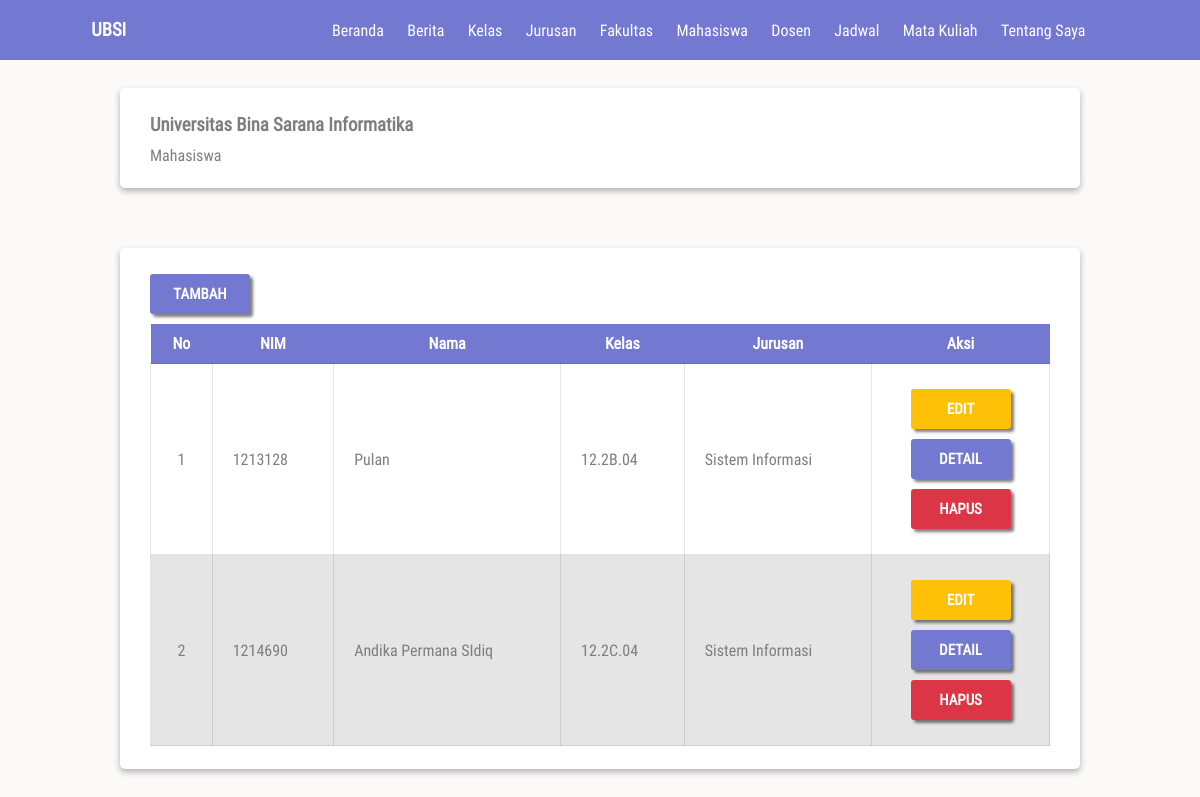
/views/admin/mahasiswa.php (signed in), run on an earlier commit of the app's database.
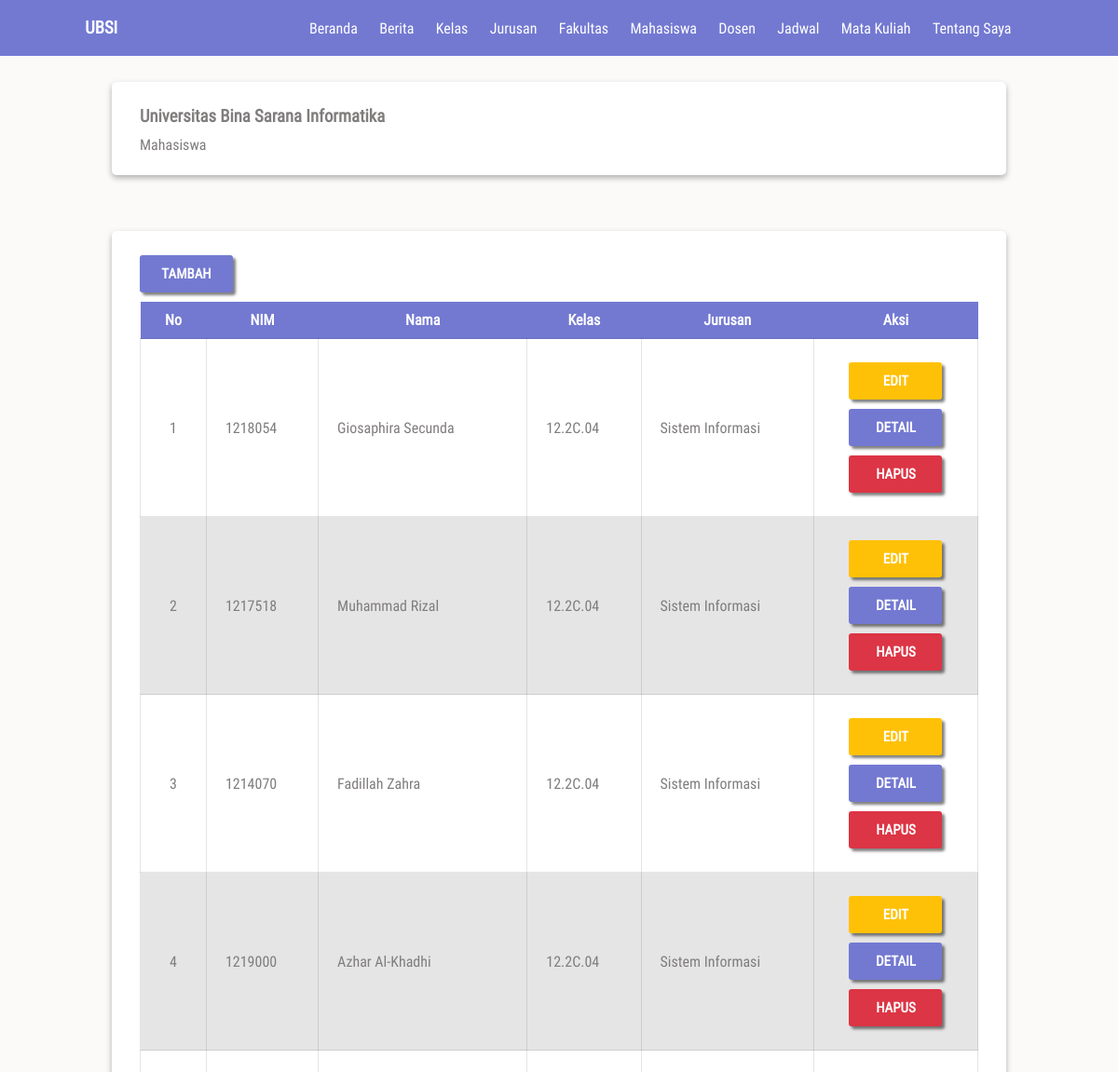
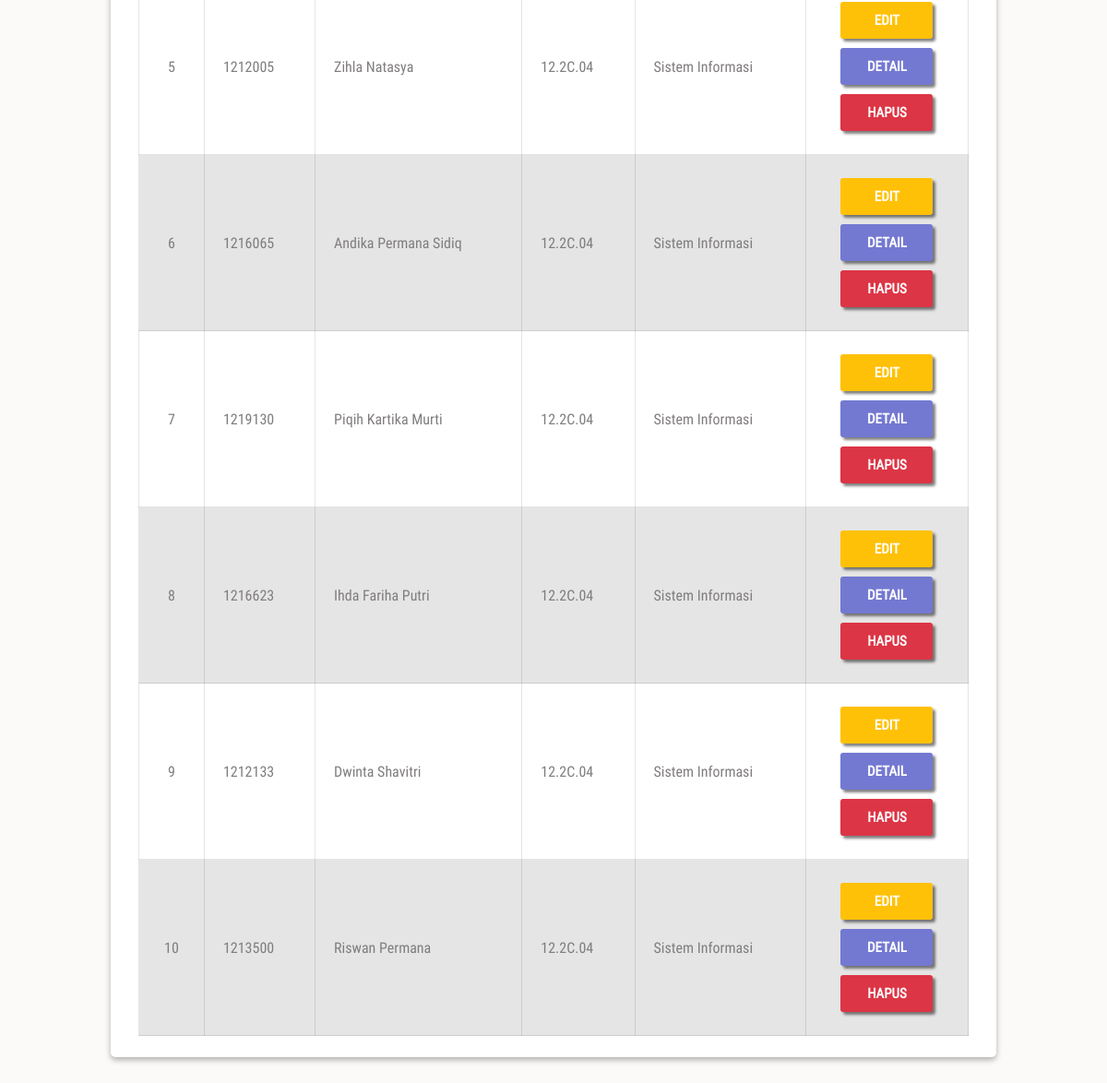
And on a later commit of the database (2 pictures, top to bottom).
### tables this page shows
CREATE TABLE `mahasiswa` (
  `idMahasiswa` char(15) NOT NULL,
  `NIM` char(15) NOT NULL,
  `password` varchar(25) NOT NULL,
  `nama` varchar(50) NOT NULL,
  `idKelas` char(15) DEFAULT NULL,
  `idJurusan` char(15) DEFAULT NULL,
  `idFakultas` char(15) DEFAULT NULL,
  `alamat` varchar(100) NOT NULL,
  `email` varchar(50) NOT NULL,
  `noTelepon` char(15) NOT NULL,
  `keterangan` varchar(10) NOT NULL DEFAULT 'mahasiswa',
  PRIMARY KEY (`idMahasiswa`),
  KEY `mahasiswa_ibfk_1` (`idKelas`),
  KEY `mahasiswa_ibfk_2` (`idJurusan`),
  KEY `mahasiswa_ibfk_3` (`idFakultas`),
  CONSTRAINT `mahasiswa_ibfk_1` FOREIGN KEY (`idKelas`) REFERENCES `kelas` (`idKelas`) ON DELETE CASCADE ON UPDATE CASCADE,
  CONSTRAINT `mahasiswa_ibfk_2` FOREIGN KEY (`idJurusan`) REFERENCES `jurusan` (`idJurusan`) ON DELETE CASCADE ON UPDATE CASCADE,
  CONSTRAINT `mahasiswa_ibfk_3` FOREIGN KEY (`idFakultas`) REFERENCES `fakultas` (`idFakultas`) ON DELETE CASCADE ON UPDATE CASCADE
);

CREATE TABLE `kelas` (
  `idKelas` char(15) NOT NULL,
  `namaKelas` varchar(50) NOT NULL,
  PRIMARY KEY (`idKelas`)
);

CREATE TABLE `jurusan` (
  `idJurusan` char(15) NOT NULL,
  `namaJurusan` varchar(30) NOT NULL,
  `idFakultas` char(15) NOT NULL,
  PRIMARY KEY (`idJurusan`),
  KEY `jurusan_ibfk_1` (`idFakultas`),
  CONSTRAINT `jurusan_ibfk_1` FOREIGN KEY (`idFakultas`) REFERENCES `fakultas` (`idFakultas`) ON DELETE CASCADE ON UPDATE CASCADE
);

### views/admin/mahasiswa.php (the view, shortened to what this page needs)
<?php
include('../../component/koneksi.php');
include('../umum/menu.php');
$query = mysqli_query($kon, "SELECT * FROM mahasiswa, kelas, jurusan WHERE mahasiswa.idKelas = kelas.idKelas AND mahasiswa.idJurusan = jurusan.idJurusan ORDER BY kelas.idKelas ASC");
if (mysqli_num_rows($query) > 0) {
  $no = 0;
  while ($row = mysqli_fetch_array($query)) {
    $no++;
    $tr.= "
      <tr>
        <td>$no</td>
        <td>{$row['NIM']}</td>
        <td>{$row['nama']}</td>
        <td>{$row['namaKelas']}</td>
        <td>{$row['namaJurusan']}</td>
        <td>
          <div class='row'>
            <a href='edit-mahasiswa.php?id={$row['idMahasiswa']}' class='btn bg-warning'>Edit</a>
            <a href='detail-mahasiswa.php?id={$row['idMahasiswa']}' class='btn'>Detail</a>
            <a href='hapus_mahasiswa.php?id={$row['idMahasiswa']}' class='btn bg-danger'>Hapus</a>
          </div>
        </td>
      </tr>
    ";
  }
} else {
  $info="
          <tr>
            <td colspan='100'>Data Masih Kosong</td>
          </tr>
  ";
}
?>
<!DOCTYPE html>
<html lang="en">
<head>
  <link rel="stylesheet" href="../../public/css/style.css">
</head>
<body>
  <nav>
    <h3 class="logo">ubsi</h3>
    <?= $menu; ?>
  </nav>
  <div class="container top-28">
    <div class="card">
      <div class="card-body">
        <h3>Universitas Bina Sarana Informatika</h3>
        <p>Mahasiswa</p>
      </div>
    </div>
    <div class="card">
      <div class="card-body">
        <div class="row">
          <a href="tambah-mahasiswa.php" class="btn bottom">Tambah</a>
        </div>
        <table class="table">
          <tr>
            <th>No</th>
            <th>NIM</th>
            <th>Nama</th>
            <th>Kelas</th>
            <th>Jurusan</th>
            <th>Aksi</th>
          </tr>
          <?= $tr; ?>
        </table>
      </div>
    </div>
  </div>
</body>
</html>

### views/umum/menu.php (shortened to what this page needs)
<?php
include('../../component/koneksi.php');
$admin = mysqli_query($kon, "SELECT * FROM admin WHERE username = '{$_SESSION['id']}' ");
$ambilAdmin = mysqli_fetch_array($admin);
if ($ambilAdmin['keterangan'] == 'admin') {
  $menu = '
    <ul style="width: 800px;">
      <li><a href="../umum/beranda.php">Beranda</a></li>
      <li><a href="../admin/berita.php">Berita</a></li>
      <li><a href="../admin/kelas.php">Kelas</a></li>
      <li><a href="../admin/jurusan.php">Jurusan</a></li>
      <li><a href="../admin/fakultas.php">Fakultas</a></li>
      <li><a href="../admin/mahasiswa.php">Mahasiswa</a></li>
      <li><a href="../admin/dosen.php">Dosen</a></li>
      <li><a href="../admin/jadwal.php">Jadwal</a></li>
      <li><a href="../admin/matkul.php">Mata Kuliah</a></li>
      <li><a href="../admin/tentang-saya.php">Tentang Saya</a></li>
    </ul>
  ';
}
?>

### public/css/style.css (style rules this page uses)
* { padding: 0; margin: 0; font-family: 'roboto', serif; }
body { background-color: #FCF9F9; color: #807D7D; }
.container { width: 80%; margin: 10px auto; }
.top-28 { margin-top: 28px; }
.bottom { margin-bottom: 10px; }
a.bg-danger { background-color: #dc3545; }
a.bg-warning { background-color: #ffc107; }
.btn { width: 100px; height: 40px; display: flex; font-size: 15px; justify-content: center; align-items: center; background-color: #7379D1; text-transform: uppercase; text-decoration: none; border-radius: 3px; font-weight: 900; outline: none; border: 0; color: #FFFFFF; -webkit-border-radius: 3px; -moz-border-radius: 3px; -ms-border-radius: 3px; -o-border-radius: 3px; box-shadow: 3px 3px 3px rgba(0, 0, 0, .5); cursor: pointer; }
nav { height: 60px; background-color: #7379D1; display: flex; justify-content: space-around; align-items: center; color: #fff; }
nav .logo { text-transform: uppercase; font-weight: bolder; }
nav ul { width: 500px; display: flex; list-style: none; justify-content: space-evenly; }
nav ul li a { text-decoration: none; color: inherit; }
.card { background-color: #fff; box-shadow: 0 3px 6px rgba(0, 0, 0, .3); border-radius: 5px; -webkit-border-radius: 5px; -moz-border-radius: 5px; -ms-border-radius: 5px; -o-border-radius: 5px; margin-bottom: 60px; }
.card-body { padding: 26px 30px 23px 30px; }
.card-body h3 { margin-bottom: 10px; }
.table { border-collapse: collapse; width: 100%; }
.table tr th { padding: 10px; background-color: #7379D1; color: #fff; }
.table tr td { padding: 20px; border: 1px solid rgba(0, 0, 0, .1); }
.table tr td:first-child { text-align: center; }
.table tr:nth-child(odd) { background-color: rgba(0, 0, 0, .1); }
.row { width: 100%; display: flex; justify-content: space-between; flex-wrap: wrap; }
.table tr td .row { flex-direction: column; }
.table tr td .row a { margin: 5px auto; }

What changed in the data, as far as the page shows it:
added mahasiswa: NIM "1218054", nama "Giosaphira Secunda", idKelas.namaKelas "12.2C.04", idJurusan.namaJurusan "Sistem Informasi"
added mahasiswa: NIM "1217518", nama "Muhammad Rizal", idKelas.namaKelas "12.2C.04", idJurusan.namaJurusan "Sistem Informasi"
added mahasiswa: NIM "1214070", nama "Fadillah Zahra", idKelas.namaKelas "12.2C.04", idJurusan.namaJurusan "Sistem Informasi"
added mahasiswa: NIM "1219000", nama "Azhar Al-Khadhi", idKelas.namaKelas "12.2C.04", idJurusan.namaJurusan "Sistem Informasi"
added mahasiswa: NIM "1212005", nama "Zihla Natasya", idKelas.namaKelas "12.2C.04", idJurusan.namaJurusan "Sistem Informasi"
changed mahasiswa: NIM "1213128" → "1216065"; nama "Pulan" → "Andika Permana Sidiq"; idKelas.namaKelas "12.2B.04" → "12.2C.04"
added mahasiswa: NIM "1219130", nama "Piqih Kartika Murti", idKelas.namaKelas "12.2C.04", idJurusan.namaJurusan "Sistem Informasi"
added mahasiswa: NIM "1216623", nama "Ihda Fariha Putri", idKelas.namaKelas "12.2C.04", idJurusan.namaJurusan "Sistem Informasi"
added mahasiswa: NIM "1212133", nama "Dwinta Shavitri", idKelas.namaKelas "12.2C.04", idJurusan.namaJurusan "Sistem Informasi"
changed mahasiswa: NIM "1214690" → "1213500"; nama "Andika Permana SIdiq" → "Riswan Permana"
